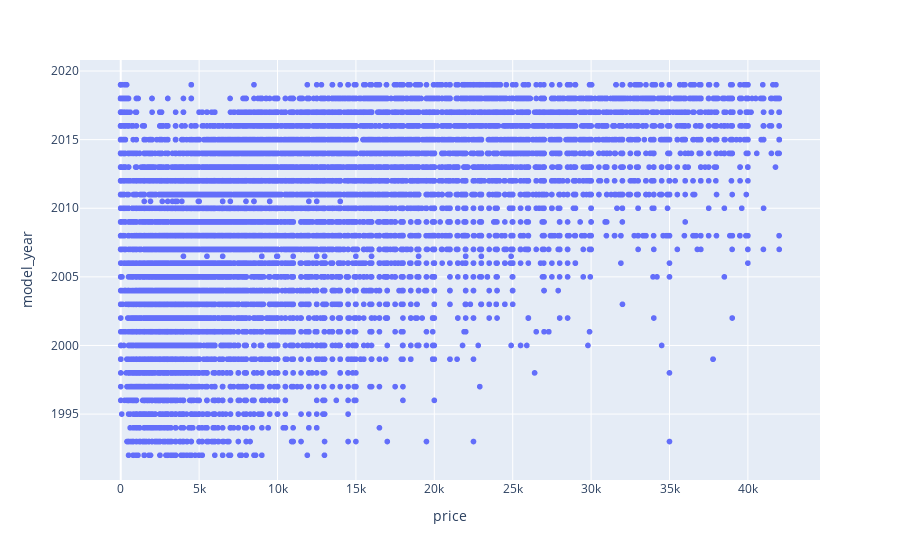

Here is the notebook cell this chart was saved with:
### Code cell
fig = px.scatter(df, x="price", y="model_year")
fig.show()

### Figure 1 — Plotly figure (JSON) as saved in the notebook; plotly's stock layout.template omitted (floating-point values rounded to 4 significant figures; data arrays with more than 128 entries replaced by an {"elided": "..."} marker saying what was removed)
{"data": [{"hovertemplate": "price=%{x}<br>model_year=%{y}<extra></extra>", "legendgroup": "", "marker": {"color": "#636efa", "symbol": "circle"}, "mode": "markers", "name": "", "showlegend": false, "type": "scattergl", "x": {"elided": "50382 int values"}, "xaxis": "x", "y": {"elided": "50382 float values"}, "yaxis": "y"}], "layout": {"legend": {"tracegroupgap": 0}, "margin": {"t": 60}, "xaxis": {"anchor": "y", "domain": [0, 1], "title": {"text": "price"}}, "yaxis": {"anchor": "x", "domain": [0, 1], "title": {"text": "model_year"}}}}
